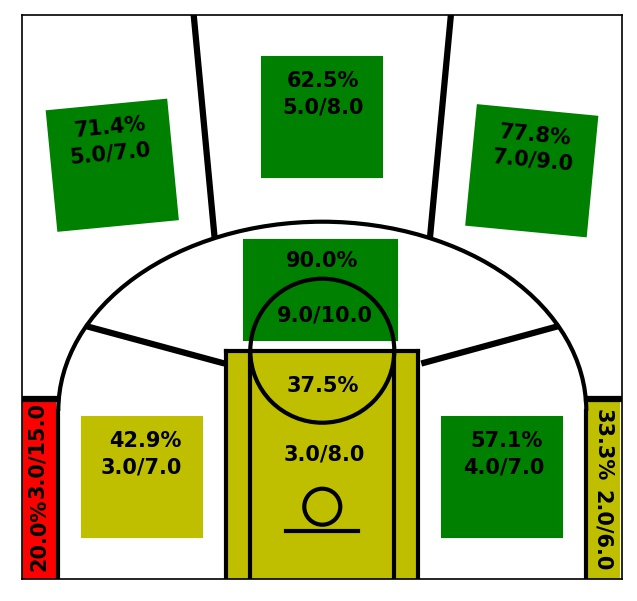

Python code for this plot:
import os
os.environ['MPLCONFIGDIR'] = os.getcwd() + "/configs/"
import pandas as pd
import matplotlib as mpl
import matplotlib.pyplot as plt
import matplotlib.patches as patches
from matplotlib.patches import Rectangle


# Create DataFrame
shot_df = pd.read_csv('shotchartdata.csv')
shot_df['Made'] = shot_df['Made'].astype('float')
shot_df['Attempts'] = shot_df['Attempts'].astype('float')

# Calculate Efficiency
left_corner_eff = shot_df.iloc[0]
q = (left_corner_eff['Made'] / left_corner_eff['Attempts']) * 100

left_wing_eff = shot_df.iloc[1]
w = (left_wing_eff['Made'] / left_wing_eff['Attempts']) * 100

left_short_eff = shot_df.iloc[2]
e = (left_short_eff['Made'] / left_short_eff['Attempts']) * 100

center_inside_eff = shot_df.iloc[3]
r = (center_inside_eff['Made'] / center_inside_eff['Attempts']) * 100

center_point_eff = shot_df.iloc[4]
t = (center_point_eff['Made'] / center_point_eff['Attempts']) * 100

paint_eff = shot_df.iloc[5]
u = (paint_eff['Made'] / paint_eff['Attempts']) * 100

right_corner_eff = shot_df.iloc[6]
i = (right_corner_eff['Made'] / right_corner_eff['Attempts']) * 100

right_wing_eff = shot_df.iloc[7]
o = (right_wing_eff['Made'] / right_wing_eff['Attempts']) * 100

right_short_eff = shot_df.iloc[8]
p = (right_short_eff['Made'] / right_short_eff['Attempts']) * 100

# Rectangle Colors
red = 'r'
green = 'g'
yellow = 'y'

# Make Variables for Made/Attempted Ratios
lc = str(left_corner_eff['Made']) + "/" + str(left_corner_eff['Attempts'])
lw = str(left_wing_eff['Made']) + "/" + str(left_wing_eff['Attempts'])
ls = str(left_short_eff['Made']) + "/" + str(left_short_eff['Attempts'])
ci = str(center_inside_eff['Made']) + "/" + str(center_inside_eff['Attempts'])
cp = str(center_point_eff['Made']) + "/" + str(center_point_eff['Attempts'])
pe = str(paint_eff['Made']) + "/" + str(paint_eff['Attempts'])
rc = str(right_corner_eff['Made']) + "/" + str(right_corner_eff['Attempts'])
rw = str(right_wing_eff['Made']) + "/" + str(right_wing_eff['Attempts'])
rs = str(right_short_eff['Made']) + "/" + str(right_short_eff['Attempts'])

# Function to draw basketball court
def create_court(ax, color):
  # Short corner 3PT lines
  ax.plot([-220, -220], [0, 140], linewidth=2, color=color)
  ax.plot([220, 220], [0, 140], linewidth=2, color=color)
  # 3PT Arc
  ax.add_artist(mpl.patches.Arc((0, 140), 440, 315, theta1=0, theta2=180, facecolor='none', edgecolor=color, lw=2))
  # Lane and Key
  ax.plot([-80, -80], [0, 190], linewidth=2, color=color)
  ax.plot([80, 80], [0, 190], linewidth=2, color=color)
  ax.plot([-60, -60], [0, 190], linewidth=2, color=color)
  ax.plot([60, 60], [0, 190], linewidth=2, color=color)
  ax.plot([-80, 80], [190, 190], linewidth=2, color=color)
  ax.add_artist(mpl.patches.Circle((0, 190), 60, facecolor='none', edgecolor=color, lw=2))
  # Rim
  ax.add_artist(mpl.patches.Circle((0, 60), 15, facecolor='none', edgecolor=color, lw=2))   
  # Backboard
  ax.plot([-30, 30], [40, 40], linewidth=2, color=color)
  # Remove ticks
  ax.set_xticks([])
  ax.set_yticks([])
  # Set axis limits
  ax.set_xlim(-250, 250)
  ax.set_ylim(0, 470)
  # General plot parameters
  mpl.rcParams['font.family'] = 'Avenir'
  mpl.rcParams['font.size'] = 18
  mpl.rcParams['axes.linewidth'] = 2
  
  # Create Zones - Top, Left, Right Wing
  ax.plot([-90, -110], [287,500], linewidth=3, color=color)
  ax.plot([90,110], [287, 500], linewidth=3, color=color)
  # Create Zones - Left, Right Corner
  ax.plot([-252,-221], [150, 150], linewidth=3, color=color)
  ax.plot([252,221], [150, 150], linewidth=3, color=color)
  # Create Zones - Top Key, Left, Right Short Corner
  ax.plot([-84,-195], [180, 210], linewidth=3, color=color)
  ax.plot([85,195], [180, 210], linewidth=3, color=color)

  # Left Corner
  if q >= 40:
    ax.add_patch(Rectangle((-250, 0), 27, 150,linewidth=1, edgecolor=green, facecolor=green))
  elif q < 40 and q >= 25:
    ax.add_patch(Rectangle((-250, 0), 27, 150,linewidth=1, edgecolor=yellow, facecolor=yellow))
  elif q < 25 and q >= 0:
    ax.add_patch(Rectangle((-250, 0), 27, 150,linewidth=1, edgecolor=red, facecolor=red))
    
  # Left Wing
  if w >= 40:
    ax.add_patch(Rectangle((-220, 290), 100, 100,linewidth=1, edgecolor=green, facecolor=green, angle=5.5))
  elif w < 40 and w >= 25:
    ax.add_patch(Rectangle((-220, 290), 100, 100,linewidth=1, edgecolor=yellow, facecolor=yellow, angle=5.5))
  elif w < 25 and w >= 0:
    ax.add_patch(Rectangle((-220, 290), 100, 100,linewidth=1, edgecolor=red, facecolor=red, angle=5.5))

  # Left Short
  if e >= 50:
    ax.add_patch(Rectangle((-200, 35), 100, 100,linewidth=1, edgecolor=green, facecolor=green))
  elif e < 50 and e >= 30:
    ax.add_patch(Rectangle((-200, 35), 100, 100,linewidth=1, edgecolor=yellow, facecolor=yellow))
  elif e < 30 and e >= 0:
    ax.add_patch(Rectangle((-200, 35), 100, 100,linewidth=1, edgecolor=red, facecolor=red))

  # Center Inside 
  if r >= 50:
    ax.add_patch(Rectangle((-65, 199), 127, 83,linewidth=1, edgecolor=green, facecolor=green))
  elif r < 50 and r >= 30:
    ax.add_patch(Rectangle((-65, 199), 127, 83,linewidth=1, edgecolor=yellow, facecolor=yellow))
  elif r < 20 and r >= 0:
    ax.add_patch(Rectangle((-65, 199), 127, 83,linewidth=1, edgecolor=red, facecolor=red))

  # Center Point
  if t >= 40:
    ax.add_patch(Rectangle((-50, 335), 100, 100,linewidth=1, edgecolor=green, facecolor=green))
  elif t < 40 and t >= 25:
    ax.add_patch(Rectangle((-50, 335), 100, 100,linewidth=1, edgecolor=yellow, facecolor=yellow))
  elif t < 25 and t >= 0:
    ax.add_patch(Rectangle((-50, 335), 100, 100,linewidth=1, edgecolor=red, facecolor=red))
  
  #Center Paint 
  if t >= 70:
    ax.add_patch(Rectangle((-80, 0), 160, 190,linewidth=1, edgecolor=green, facecolor=green))
  elif t < 70 and t >= 55:
    ax.add_patch(Rectangle((-80, 0), 160, 190,linewidth=1, edgecolor=yellow, facecolor=yellow))
  elif t < 50 and t >= 0:
    ax.add_patch(Rectangle((-80, 0), 160, 190,linewidth=1, edgecolor=red, facecolor=red))
    
  # Right Corner
  if i >= 40:
    ax.add_patch(Rectangle((220, 0), 27, 150,linewidth=1, edgecolor=green, facecolor=green))
  elif i < 40 and i >= 25:
    ax.add_patch(Rectangle((220, 0), 27, 150,linewidth=1, edgecolor=yellow, facecolor=yellow))
  elif o < 25 and i >= 0:
    ax.add_patch(Rectangle((220, 0), 27, 150,linewidth=1, edgecolor=red, facecolor=red))

  # Right Wing
  if o >= 40:
    ax.add_patch(Rectangle((120, 295), 100, 100,linewidth=1, edgecolor=green, facecolor=green, angle=-5.5))
  elif o < 40 and o >= 25:
    ax.add_patch(Rectangle((120, 295), 100, 100,linewidth=1, edgecolor=yellow, facecolor=yellow, angle=-5.5))
  elif o < 25 and o >= 0:
    ax.add_patch(Rectangle((120, 295), 100, 100,linewidth=1, edgecolor=red, facecolor=red, angle=-5.5))

  # Right Short
  if p >= 50:
    ax.add_patch(Rectangle((100, 35), 100, 100,linewidth=1, edgecolor=green, facecolor=green))
  elif p < 50 and p >= 30:
    ax.add_patch(Rectangle((100, 35), 100, 100,linewidth=1, edgecolor=yellow, facecolor=yellow))
  elif p < 30 and p >= 0:
    ax.add_patch(Rectangle((100, 35), 100, 100,linewidth=1, edgecolor=red, facecolor=red))

  # Put Text On Chart
  font = {'family': 'DejaVu Sans',
        'color':  'black',
        'weight': 'bold',
        'size': 10
        }
  # Center 
  plt.text(-30, 410, str(round(t,1)) + "%", fontdict=font)
  plt.text(-33, 388, cp, fontdict=font)
  plt.text(-30, 260, str(round(r,1)) + "%", fontdict=font)
  plt.text(-38, 215, ci, fontdict=font)
  plt.text(-30, 156, str(round(u,1)) + "%", fontdict=font)
  plt.text(-32, 99, pe, fontdict=font)
  # Right Zones
  plt.text(147, 362, str(round(o,1)) + "%", fontdict=font,rotation=-5.5)
  plt.text(141, 341, rw, fontdict=font, rotation=-5.5)
  plt.text(123, 110, str(round(p,1)) + "%", fontdict=font)
  plt.text(117, 88, rs, fontdict=font)
  plt.text(225, 85, str(round(i,1)) + "%", fontdict=font, rotation=-90)
  plt.text(225, 10, rc, fontdict=font, rotation=-90)
  # Left Zones
  plt.text(-208, 368, str(round(w,1)) + "%", fontdict=font,rotation=5.5)
  plt.text(-211, 346, lw, fontdict=font, rotation=5.5)
  plt.text(-178, 110, str(round(e,1)) + "%", fontdict=font)
  plt.text(-185, 88, ls, fontdict=font)
  plt.text(-244, 10, str(round(q,1)) + "%", fontdict=font, rotation=90)
  plt.text(-244, 71, lc, fontdict=font, rotation=90)
  
# Draw basketball court
fig = plt.figure(figsize=(4, 3.76))
ax = fig.add_axes([0, 0, 1, 1])
ax = create_court(ax, 'black')

plt.title('Shot Chart')

plt.savefig('shotchart.jpg',bbox_inches='tight', dpi=150)
plt.show()